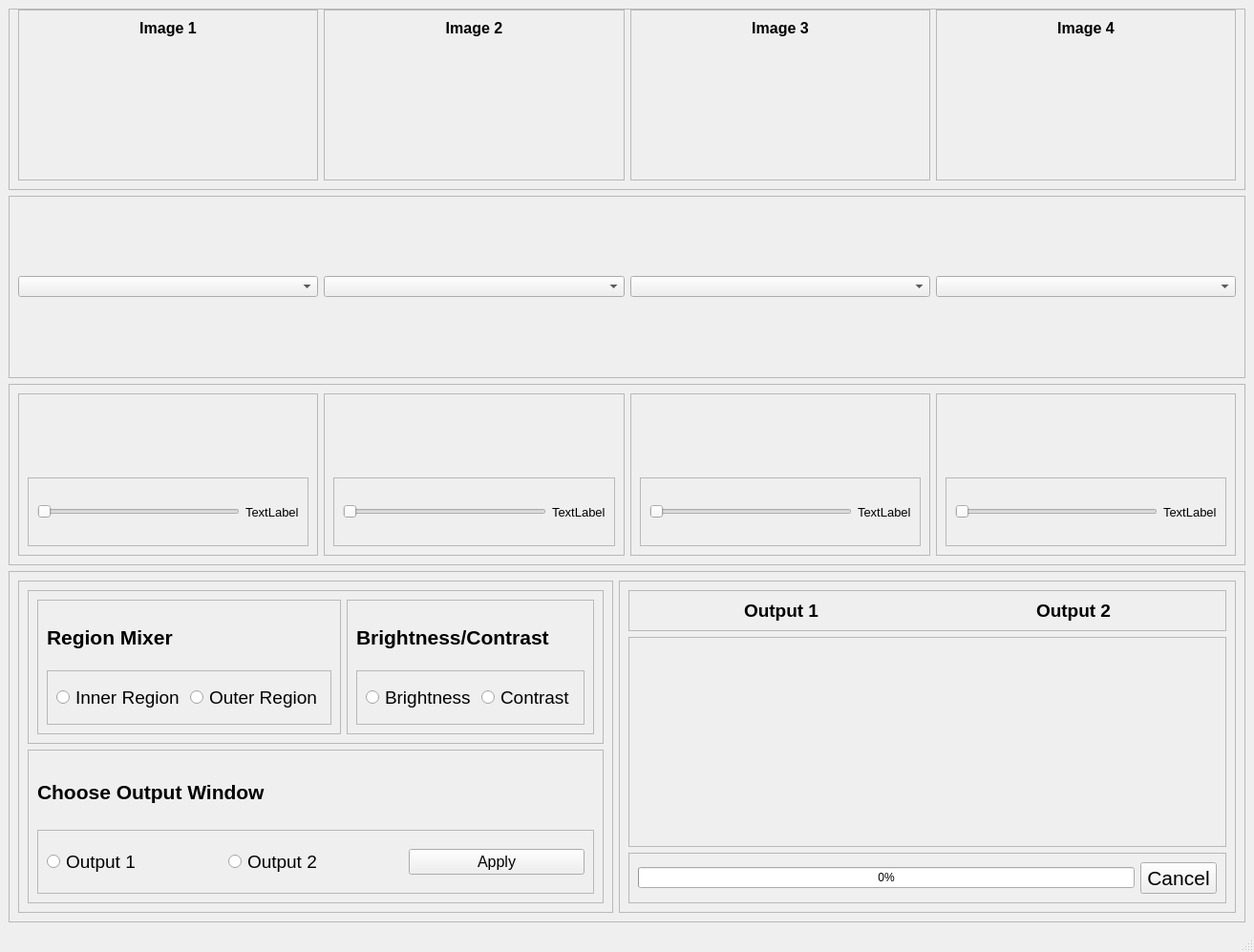
<?xml version="1.0" encoding="UTF-8"?>
<ui version="4.0">
 <class>MainWindow</class>
 <widget class="QMainWindow" name="MainWindow">
  <property name="geometry">
   <rect>
    <x>0</x>
    <y>0</y>
    <width>1131</width>
    <height>997</height>
   </rect>
  </property>
  <property name="windowTitle">
   <string>MainWindow</string>
  </property>
  <widget class="QWidget" name="centralwidget">
   <layout class="QGridLayout" name="gridLayout">
    <item row="0" column="0">
     <widget class="QFrame" name="frame_2">
      <property name="enabled">
       <bool>true</bool>
      </property>
      <property name="frameShape">
       <enum>QFrame::StyledPanel</enum>
      </property>
      <property name="frameShadow">
       <enum>QFrame::Raised</enum>
      </property>
      <layout class="QGridLayout" name="gridLayout_8">
       <property name="topMargin">
        <number>0</number>
       </property>
       <item row="0" column="0">
        <widget class="QFrame" name="frame_15">
         <property name="frameShape">
          <enum>QFrame::StyledPanel</enum>
         </property>
         <property name="frameShadow">
          <enum>QFrame::Raised</enum>
         </property>
         <layout class="QVBoxLayout" name="verticalLayout_6">
          <item alignment="Qt::AlignTop">
           <widget class="QLabel" name="label">
            <property name="font">
             <font>
              <pointsize>12</pointsize>
              <weight>75</weight>
              <bold>true</bold>
             </font>
            </property>
            <property name="text">
             <string>Image 1</string>
            </property>
            <property name="alignment">
             <set>Qt::AlignCenter</set>
            </property>
           </widget>
          </item>
          <item>
           <widget class="QWidget" name="widget" native="true">
            <layout class="QVBoxLayout" name="verticalLayout_5"/>
           </widget>
          </item>
         </layout>
        </widget>
       </item>
       <item row="0" column="1">
        <widget class="QFrame" name="frame_16">
         <property name="frameShape">
          <enum>QFrame::StyledPanel</enum>
         </property>
         <property name="frameShadow">
          <enum>QFrame::Raised</enum>
         </property>
         <layout class="QVBoxLayout" name="verticalLayout_7">
          <item alignment="Qt::AlignTop">
           <widget class="QLabel" name="label_2">
            <property name="font">
             <font>
              <pointsize>12</pointsize>
              <weight>75</weight>
              <bold>true</bold>
             </font>
            </property>
            <property name="text">
             <string>Image 2</string>
            </property>
            <property name="alignment">
             <set>Qt::AlignCenter</set>
            </property>
           </widget>
          </item>
          <item>
           <widget class="QWidget" name="widget_2" native="true">
            <layout class="QHBoxLayout" name="horizontalLayout_10"/>
           </widget>
          </item>
         </layout>
        </widget>
       </item>
       <item row="0" column="2">
        <widget class="QFrame" name="frame_17">
         <property name="frameShape">
          <enum>QFrame::StyledPanel</enum>
         </property>
         <property name="frameShadow">
          <enum>QFrame::Raised</enum>
         </property>
         <layout class="QVBoxLayout" name="verticalLayout_8">
          <item alignment="Qt::AlignTop">
           <widget class="QLabel" name="label_3">
            <property name="font">
             <font>
              <pointsize>12</pointsize>
              <weight>75</weight>
              <bold>true</bold>
             </font>
            </property>
            <property name="text">
             <string>Image 3</string>
            </property>
            <property name="alignment">
             <set>Qt::AlignCenter</set>
            </property>
           </widget>
          </item>
          <item>
           <widget class="QWidget" name="widget_3" native="true">
            <layout class="QHBoxLayout" name="horizontalLayout_11"/>
           </widget>
          </item>
         </layout>
        </widget>
       </item>
       <item row="0" column="3">
        <widget class="QFrame" name="frame_19">
         <property name="frameShape">
          <enum>QFrame::StyledPanel</enum>
         </property>
         <property name="frameShadow">
          <enum>QFrame::Raised</enum>
         </property>
         <layout class="QVBoxLayout" name="verticalLayout_9">
          <item alignment="Qt::AlignTop">
           <widget class="QLabel" name="label_4">
            <property name="font">
             <font>
              <pointsize>12</pointsize>
              <weight>75</weight>
              <bold>true</bold>
             </font>
            </property>
            <property name="text">
             <string>Image 4</string>
            </property>
            <property name="alignment">
             <set>Qt::AlignCenter</set>
            </property>
           </widget>
          </item>
          <item>
           <widget class="QWidget" name="widget_4" native="true">
            <layout class="QHBoxLayout" name="horizontalLayout_12"/>
           </widget>
          </item>
         </layout>
        </widget>
       </item>
      </layout>
     </widget>
    </item>
    <item row="1" column="0">
     <widget class="QFrame" name="frame_3">
      <property name="frameShape">
       <enum>QFrame::StyledPanel</enum>
      </property>
      <property name="frameShadow">
       <enum>QFrame::Raised</enum>
      </property>
      <layout class="QHBoxLayout" name="horizontalLayout_3">
       <item>
        <widget class="QComboBox" name="comboBox_1"/>
       </item>
       <item>
        <widget class="QComboBox" name="comboBox_2"/>
       </item>
       <item>
        <widget class="QComboBox" name="comboBox_3"/>
       </item>
       <item>
        <widget class="QComboBox" name="comboBox_4"/>
       </item>
      </layout>
     </widget>
    </item>
    <item row="2" column="0">
     <widget class="QFrame" name="frame_4">
      <property name="frameShape">
       <enum>QFrame::StyledPanel</enum>
      </property>
      <property name="frameShadow">
       <enum>QFrame::Raised</enum>
      </property>
      <layout class="QHBoxLayout" name="horizontalLayout_4">
       <item>
        <widget class="QFrame" name="frame_24">
         <property name="frameShape">
          <enum>QFrame::StyledPanel</enum>
         </property>
         <property name="frameShadow">
          <enum>QFrame::Raised</enum>
         </property>
         <layout class="QVBoxLayout" name="verticalLayout_10">
          <item>
           <widget class="QWidget" name="widget_5" native="true">
            <layout class="QHBoxLayout" name="horizontalLayout_14"/>
           </widget>
          </item>
          <item>
           <widget class="QFrame" name="frame_25">
            <property name="frameShape">
             <enum>QFrame::StyledPanel</enum>
            </property>
            <property name="frameShadow">
             <enum>QFrame::Raised</enum>
            </property>
            <layout class="QHBoxLayout" name="horizontalLayout_2">
             <item>
              <widget class="QSlider" name="horizontalSlider">
               <property name="maximum">
                <number>100</number>
               </property>
               <property name="orientation">
                <enum>Qt::Horizontal</enum>
               </property>
              </widget>
             </item>
             <item>
              <widget class="QLabel" name="label_6">
               <property name="font">
                <font>
                 <pointsize>10</pointsize>
                </font>
               </property>
               <property name="text">
                <string>TextLabel</string>
               </property>
              </widget>
             </item>
            </layout>
           </widget>
          </item>
         </layout>
        </widget>
       </item>
       <item>
        <widget class="QFrame" name="frame_26">
         <property name="frameShape">
          <enum>QFrame::StyledPanel</enum>
         </property>
         <property name="frameShadow">
          <enum>QFrame::Raised</enum>
         </property>
         <layout class="QVBoxLayout" name="verticalLayout_11">
          <item>
           <widget class="QWidget" name="widget_6" native="true">
            <layout class="QHBoxLayout" name="horizontalLayout_15"/>
           </widget>
          </item>
          <item>
           <widget class="QFrame" name="frame_27">
            <property name="frameShape">
             <enum>QFrame::StyledPanel</enum>
            </property>
            <property name="frameShadow">
             <enum>QFrame::Raised</enum>
            </property>
            <layout class="QHBoxLayout" name="horizontalLayout_20">
             <item>
              <widget class="QSlider" name="horizontalSlider_2">
               <property name="maximum">
                <number>100</number>
               </property>
               <property name="orientation">
                <enum>Qt::Horizontal</enum>
               </property>
              </widget>
             </item>
             <item>
              <widget class="QLabel" name="label_7">
               <property name="font">
                <font>
                 <pointsize>10</pointsize>
                </font>
               </property>
               <property name="text">
                <string>TextLabel</string>
               </property>
              </widget>
             </item>
            </layout>
           </widget>
          </item>
         </layout>
        </widget>
       </item>
       <item>
        <widget class="QFrame" name="frame_28">
         <property name="frameShape">
          <enum>QFrame::StyledPanel</enum>
         </property>
         <property name="frameShadow">
          <enum>QFrame::Raised</enum>
         </property>
         <layout class="QVBoxLayout" name="verticalLayout_12">
          <item>
           <widget class="QWidget" name="widget_7" native="true">
            <layout class="QHBoxLayout" name="horizontalLayout_16"/>
           </widget>
          </item>
          <item>
           <widget class="QFrame" name="frame_29">
            <property name="frameShape">
             <enum>QFrame::StyledPanel</enum>
            </property>
            <property name="frameShadow">
             <enum>QFrame::Raised</enum>
            </property>
            <layout class="QHBoxLayout" name="horizontalLayout_21">
             <item>
              <widget class="QSlider" name="horizontalSlider_3">
               <property name="maximum">
                <number>100</number>
               </property>
               <property name="orientation">
                <enum>Qt::Horizontal</enum>
               </property>
              </widget>
             </item>
             <item>
              <widget class="QLabel" name="label_8">
               <property name="font">
                <font>
                 <pointsize>10</pointsize>
                </font>
               </property>
               <property name="text">
                <string>TextLabel</string>
               </property>
              </widget>
             </item>
            </layout>
           </widget>
          </item>
         </layout>
        </widget>
       </item>
       <item>
        <widget class="QFrame" name="frame_30">
         <property name="frameShape">
          <enum>QFrame::StyledPanel</enum>
         </property>
         <property name="frameShadow">
          <enum>QFrame::Raised</enum>
         </property>
         <layout class="QVBoxLayout" name="verticalLayout_13">
          <item>
           <widget class="QWidget" name="widget_8" native="true">
            <layout class="QHBoxLayout" name="horizontalLayout_17"/>
           </widget>
          </item>
          <item>
           <widget class="QFrame" name="frame_31">
            <property name="frameShape">
             <enum>QFrame::StyledPanel</enum>
            </property>
            <property name="frameShadow">
             <enum>QFrame::Raised</enum>
            </property>
            <layout class="QHBoxLayout" name="horizontalLayout_22">
             <item>
              <widget class="QSlider" name="horizontalSlider_4">
               <property name="maximum">
                <number>100</number>
               </property>
               <property name="orientation">
                <enum>Qt::Horizontal</enum>
               </property>
              </widget>
             </item>
             <item>
              <widget class="QLabel" name="label_9">
               <property name="font">
                <font>
                 <pointsize>10</pointsize>
                </font>
               </property>
               <property name="text">
                <string>TextLabel</string>
               </property>
              </widget>
             </item>
            </layout>
           </widget>
          </item>
         </layout>
        </widget>
       </item>
      </layout>
     </widget>
    </item>
    <item row="3" column="0">
     <widget class="QFrame" name="frame">
      <property name="frameShape">
       <enum>QFrame::StyledPanel</enum>
      </property>
      <property name="frameShadow">
       <enum>QFrame::Raised</enum>
      </property>
      <layout class="QHBoxLayout" name="horizontalLayout">
       <item>
        <widget class="QFrame" name="frame_20">
         <property name="frameShape">
          <enum>QFrame::StyledPanel</enum>
         </property>
         <property name="frameShadow">
          <enum>QFrame::Raised</enum>
         </property>
         <layout class="QGridLayout" name="gridLayout_4">
          <item row="1" column="0">
           <widget class="QFrame" name="frame_13">
            <property name="frameShape">
             <enum>QFrame::StyledPanel</enum>
            </property>
            <property name="frameShadow">
             <enum>QFrame::Raised</enum>
            </property>
            <layout class="QGridLayout" name="gridLayout_3">
             <item row="0" column="0">
              <widget class="QLabel" name="label_11">
               <property name="font">
                <font>
                 <pointsize>16</pointsize>
                 <weight>75</weight>
                 <bold>true</bold>
                </font>
               </property>
               <property name="text">
                <string>Choose Output Window</string>
               </property>
              </widget>
             </item>
             <item row="1" column="0">
              <widget class="QFrame" name="frame_18">
               <property name="frameShape">
                <enum>QFrame::StyledPanel</enum>
               </property>
               <property name="frameShadow">
                <enum>QFrame::Raised</enum>
               </property>
               <layout class="QHBoxLayout" name="horizontalLayout_6">
                <item>
                 <widget class="QRadioButton" name="radioButton">
                  <property name="font">
                   <font>
                    <pointsize>14</pointsize>
                   </font>
                  </property>
                  <property name="text">
                   <string>Output 1</string>
                  </property>
                 </widget>
                </item>
                <item>
                 <widget class="QRadioButton" name="radioButton_2">
                  <property name="font">
                   <font>
                    <pointsize>14</pointsize>
                   </font>
                  </property>
                  <property name="text">
                   <string>Output 2</string>
                  </property>
                 </widget>
                </item>
                <item>
                 <widget class="QPushButton" name="applyButton">
                  <property name="maximumSize">
                   <size>
                    <width>226</width>
                    <height>16777215</height>
                   </size>
                  </property>
                  <property name="font">
                   <font>
                    <pointsize>12</pointsize>
                   </font>
                  </property>
                  <property name="text">
                   <string>Apply</string>
                  </property>
                 </widget>
                </item>
               </layout>
              </widget>
             </item>
            </layout>
           </widget>
          </item>
          <item row="0" column="0">
           <widget class="QFrame" name="frame_14">
            <property name="frameShape">
             <enum>QFrame::StyledPanel</enum>
            </property>
            <property name="frameShadow">
             <enum>QFrame::Raised</enum>
            </property>
            <layout class="QHBoxLayout" name="horizontalLayout_8">
             <item>
              <widget class="QFrame" name="frame_5">
               <property name="frameShape">
                <enum>QFrame::StyledPanel</enum>
               </property>
               <property name="frameShadow">
                <enum>QFrame::Raised</enum>
               </property>
               <layout class="QVBoxLayout" name="verticalLayout_3">
                <item>
                 <widget class="QLabel" name="label_10">
                  <property name="font">
                   <font>
                    <pointsize>16</pointsize>
                    <weight>75</weight>
                    <bold>true</bold>
                   </font>
                  </property>
                  <property name="text">
                   <string>Region Mixer</string>
                  </property>
                 </widget>
                </item>
                <item>
                 <widget class="QFrame" name="frame_10">
                  <property name="frameShape">
                   <enum>QFrame::StyledPanel</enum>
                  </property>
                  <property name="frameShadow">
                   <enum>QFrame::Raised</enum>
                  </property>
                  <layout class="QHBoxLayout" name="horizontalLayout_7">
                   <item>
                    <widget class="QRadioButton" name="Inner_radio">
                     <property name="font">
                      <font>
                       <pointsize>14</pointsize>
                      </font>
                     </property>
                     <property name="text">
                      <string>Inner Region</string>
                     </property>
                    </widget>
                   </item>
                   <item>
                    <widget class="QRadioButton" name="Outer_radio">
                     <property name="font">
                      <font>
                       <pointsize>14</pointsize>
                      </font>
                     </property>
                     <property name="text">
                      <string>Outer Region</string>
                     </property>
                    </widget>
                   </item>
                  </layout>
                 </widget>
                </item>
               </layout>
              </widget>
             </item>
             <item>
              <widget class="QFrame" name="frame_11">
               <property name="frameShape">
                <enum>QFrame::StyledPanel</enum>
               </property>
               <property name="frameShadow">
                <enum>QFrame::Raised</enum>
               </property>
               <layout class="QVBoxLayout" name="verticalLayout_2">
                <item>
                 <widget class="QLabel" name="label_12">
                  <property name="font">
                   <font>
                    <pointsize>16</pointsize>
                    <weight>75</weight>
                    <bold>true</bold>
                   </font>
                  </property>
                  <property name="text">
                   <string>Brightness/Contrast</string>
                  </property>
                 </widget>
                </item>
                <item>
                 <widget class="QFrame" name="frame_12">
                  <property name="frameShape">
                   <enum>QFrame::StyledPanel</enum>
                  </property>
                  <property name="frameShadow">
                   <enum>QFrame::Raised</enum>
                  </property>
                  <layout class="QHBoxLayout" name="horizontalLayout_18">
                   <item>
                    <widget class="QRadioButton" name="brightness_radio">
                     <property name="font">
                      <font>
                       <pointsize>14</pointsize>
                      </font>
                     </property>
                     <property name="text">
                      <string>Brightness</string>
                     </property>
                    </widget>
                   </item>
                   <item>
                    <widget class="QRadioButton" name="contrast_radio">
                     <property name="font">
                      <font>
                       <pointsize>14</pointsize>
                      </font>
                     </property>
                     <property name="text">
                      <string>Contrast</string>
                     </property>
                    </widget>
                   </item>
                  </layout>
                 </widget>
                </item>
               </layout>
              </widget>
             </item>
            </layout>
           </widget>
          </item>
         </layout>
        </widget>
       </item>
       <item>
        <widget class="QFrame" name="frame_21">
         <property name="frameShape">
          <enum>QFrame::StyledPanel</enum>
         </property>
         <property name="frameShadow">
          <enum>QFrame::Raised</enum>
         </property>
         <layout class="QGridLayout" name="gridLayout_7">
          <item row="1" column="0">
           <widget class="QFrame" name="frame_6">
            <property name="frameShape">
             <enum>QFrame::StyledPanel</enum>
            </property>
            <property name="frameShadow">
             <enum>QFrame::Raised</enum>
            </property>
            <layout class="QHBoxLayout" name="horizontalLayout_5">
             <item>
              <widget class="QLabel" name="output_1">
               <property name="minimumSize">
                <size>
                 <width>300</width>
                 <height>200</height>
                </size>
               </property>
               <property name="text">
                <string/>
               </property>
               <property name="alignment">
                <set>Qt::AlignCenter</set>
               </property>
              </widget>
             </item>
             <item>
              <widget class="QLabel" name="output_2">
               <property name="minimumSize">
                <size>
                 <width>300</width>
                 <height>200</height>
                </size>
               </property>
               <property name="text">
                <string/>
               </property>
               <property name="alignment">
                <set>Qt::AlignCenter</set>
               </property>
              </widget>
             </item>
            </layout>
           </widget>
          </item>
          <item row="0" column="0" alignment="Qt::AlignTop">
           <widget class="QFrame" name="frame_23">
            <property name="frameShape">
             <enum>QFrame::StyledPanel</enum>
            </property>
            <property name="frameShadow">
             <enum>QFrame::Raised</enum>
            </property>
            <layout class="QHBoxLayout" name="horizontalLayout_19">
             <item alignment="Qt::AlignHCenter|Qt::AlignTop">
              <widget class="QLabel" name="label_13">
               <property name="font">
                <font>
                 <pointsize>14</pointsize>
                 <weight>75</weight>
                 <bold>true</bold>
                </font>
               </property>
               <property name="text">
                <string>Output 1</string>
               </property>
              </widget>
             </item>
             <item alignment="Qt::AlignHCenter|Qt::AlignTop">
              <widget class="QLabel" name="label_14">
               <property name="font">
                <font>
                 <pointsize>14</pointsize>
                 <weight>75</weight>
                 <bold>true</bold>
                </font>
               </property>
               <property name="text">
                <string>Output 2</string>
               </property>
              </widget>
             </item>
            </layout>
           </widget>
          </item>
          <item row="2" column="0">
           <widget class="QFrame" name="frame_22">
            <property name="frameShape">
             <enum>QFrame::StyledPanel</enum>
            </property>
            <property name="frameShadow">
             <enum>QFrame::Raised</enum>
            </property>
            <layout class="QHBoxLayout" name="horizontalLayout_9">
             <item>
              <widget class="QProgressBar" name="progressBar">
               <property name="value">
                <number>0</number>
               </property>
              </widget>
             </item>
             <item>
              <widget class="QPushButton" name="pushButton">
               <property name="font">
                <font>
                 <pointsize>16</pointsize>
                </font>
               </property>
               <property name="text">
                <string>Cancel</string>
               </property>
              </widget>
             </item>
            </layout>
           </widget>
          </item>
         </layout>
        </widget>
       </item>
      </layout>
     </widget>
    </item>
   </layout>
  </widget>
  <widget class="QMenuBar" name="menubar">
   <property name="geometry">
    <rect>
     <x>0</x>
     <y>0</y>
     <width>1131</width>
     <height>21</height>
    </rect>
   </property>
  </widget>
  <widget class="QStatusBar" name="statusbar"/>
 </widget>
 <resources/>
 <connections/>
</ui>
